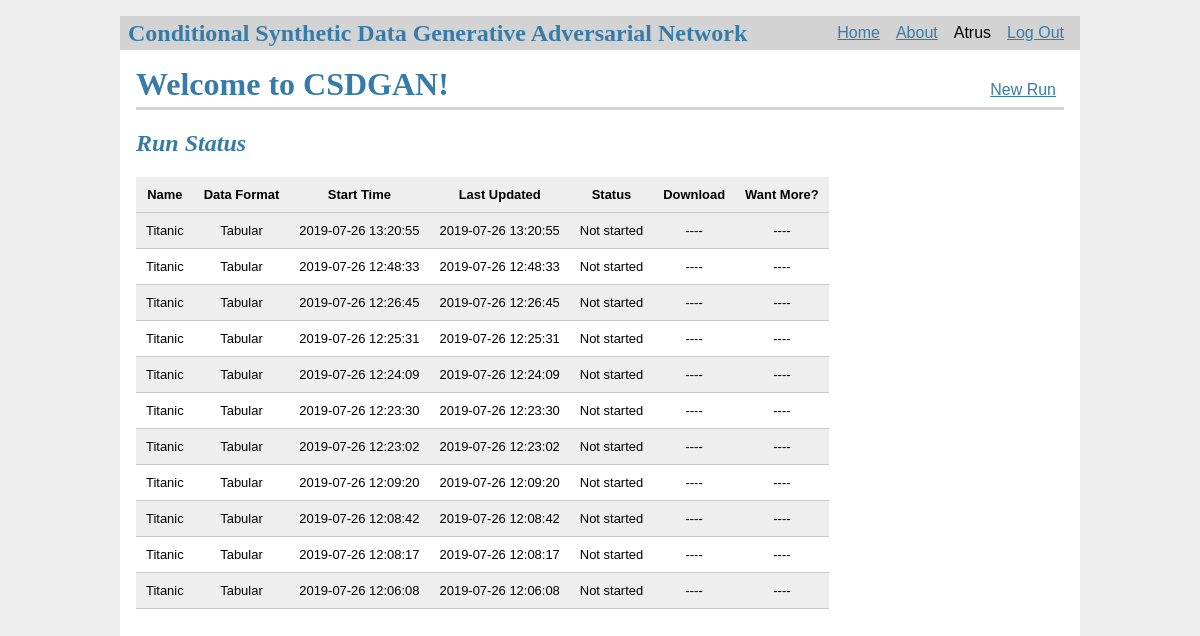
Page / (signed in) on the earlier database version.
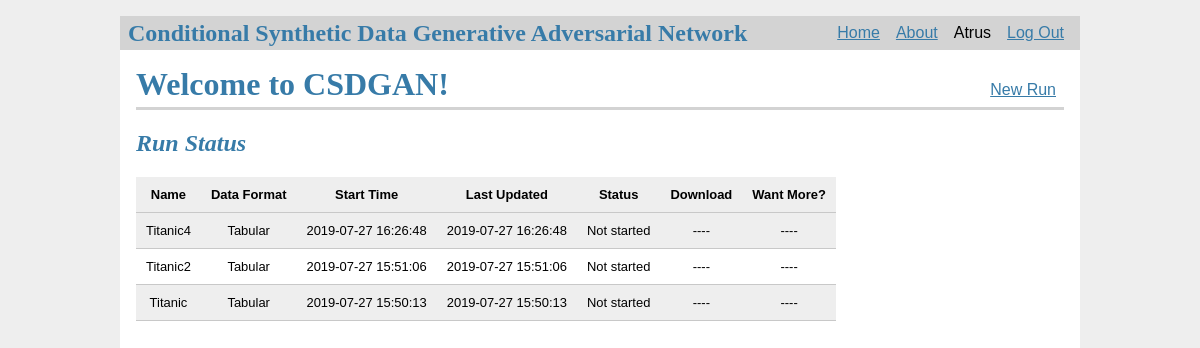
Same page on the later database version.
### tables this page shows
CREATE TABLE user (
  id INTEGER PRIMARY KEY AUTOINCREMENT,
  username TEXT UNIQUE NOT NULL,
  password TEXT NOT NULL,
  last_login TIMESTAMP NOT NULL,
  num_logins INTEGER NOT NULL
);

CREATE TABLE run (
  id INTEGER PRIMARY KEY AUTOINCREMENT,
  title TEXT NOT NULL,
  user_id INTEGER NOT NULL,
  start_time TIMESTAMP NOT NULL DEFAULT CURRENT_TIMESTAMP,
  end_time TIMESTAMP,
  format TEXT NOT NULL,
  filesize INTEGER NOT NULL,
  FOREIGN KEY (user_id) REFERENCES user (id)
);

### src/home.py (the view)
@bp.route('/')
def index():
    if g.user:
        runs = query_all_runs(session['user_id'])
        if len(runs) > 0:
            return render_template('home/index.html', runs=runs, logged_in=True)
        else:
            return render_template('home/index.html', logged_in=True)
    else:
        return render_template('home/index.html', logged_in=False)

### src/auth.py (called while the page is built)
@bp.before_app_request
def load_logged_in_user():
    user_id = session.get('user_id')
    if user_id is None:
        g.user = None
    else:
        g.user = get_db().execute(
            'SELECT * FROM user WHERE id = ?', (user_id,)
        ).fetchone()

### src/db.py (called while the page is built)
def get_db():
    if 'db' not in g:
        g.db = sqlite3.connect(
            current_app.config['DATABASE'],
            detect_types=sqlite3.PARSE_DECLTYPES
        )
        g.db.row_factory = sqlite3.Row
    return g.db

def query_all_runs(user_id):
    result = get_db().execute(
        'SELECT run.title, run.start_time, run.format, status.update_time, status_info.descr '
        'FROM run '
        'LEFT JOIN ('
        '   SELECT a.run_id, a.status_id, a.update_time FROM status as a '
        '   INNER JOIN ('
        '       SELECT run_id, max(status_id) as status_id FROM status GROUP BY run_id'
        '   ) as b on a.run_id = b.run_id and a.status_id = b.status_id'
        ') as status on run.id = status.run_id '
        'LEFT JOIN status_info on status.status_id = status_info.id '
        'WHERE run.user_id = ? '
        'ORDER BY status.update_time DESC',
        (user_id,)
    ).fetchall()
    return result

### src/templates/home/index.html
{% extends 'base.html' %}
{% block header %}
<h1>{% block title %}Welcome to CSDGAN!{% endblock %}</h1>
{% if g.user %}
<a class="action" href="{{ url_for('home.create') }}">New Run</a>
{% endif %}
{% endblock %}
{% block content %}
<h2>Run Status</h2>
{% if not logged_in %}
<p>It doesn't look like you are logged in yet. <a href="{{ url_for('auth.login') }}">Click here</a> to log in or
    <a href="{{ url_for('auth.register') }}">here</a> to register if you haven't already.</p>
{% elif runs is not defined %}
<p>It doesn't look like you have any runs yet. <a href="{{ url_for('home.create') }}">Click here</a> to get started!</p>
{% else %}
<table border="1" class="dataframe">
    <thead>
    <tr style="text-align: right;">
        <th>Name</th>
        <th>Data Format</th>
        <th>Start Time</th>
        <th>Last Updated</th>
        <th>Status</th>
        <th>Download</th>
        <th>Want More?</th>
    </tr>
    </thead>
    <tbody>
    {% for run in runs %}
    <tr>
        <td>{{ run.title }}</td>
        <td>{{ run.format }}</td>
        <td>{{ run.start_time }}</td>
        <td>{{ run.update_time }}</td>
        <td>{{ run.descr }}</td>
        {% if 'Data available' in run.descr %}
        <td>Download Data</td>
        <td>Generate More Data</td>
        {% else %}
        <td>----</td>
        <td>----</td>
        {% endif %}
    </tr>
    {% endfor %}
    </tbody>
</table>
{% endif %}
{% endblock %}

### src/templates/base.html (shortened to what this page needs)
<!doctype html>
<link rel="stylesheet" href="{{ url_for('static', filename='style.css') }}">
<nav>
    <h1>Conditional Synthetic Data Generative Adversarial Network</h1>
    <ul>
        <li><a href="{{ url_for('home.index') }}">Home</a>
        <li><a href="{{ url_for('about.about') }}">About</a>
            {% if g.user %}
        <li><span>{{ g.user['username'] }}</span>
        <li><a href="{{ url_for('auth.logout') }}">Log Out</a>
            {% else %}
        <li><a href="{{ url_for('auth.register') }}">Register</a>
        <li><a href="{{ url_for('auth.login') }}">Log In</a>
            {% endif %}
    </ul>
</nav>
<section class="content">
    <header>
        {% block header %}{% endblock %}
    </header>
    {% block content %}{% endblock %}
</section>

### src/static/style.css (style rules this page uses)
a, h1, h2 { color: #377ba8; }
h1, h2 { font-family: serif; margin 1rem 0; }
h1 { font-size: xx-large; }
h2 { font-size: x-large; font-style: italic; }
nav { background: lightgray; display: flex; align-items: center; padding: 0 0.5rem; }
nav h1 { flex: auto; margin: 0; font-size: x-large }
nav ul { display: flex; list-style: none; margin: 0; padding: 0; white-space:nowrap; }
nav ul li a, nav ul li span, header .action { display: block; padding: 0.5rem; }
.content { padding: 0 1rem 1rem; }
.content > header { border-bottom: 3px solid lightgray; display: flex; align-items: flex-end; }
.content > header h1 { flex: auto; margin: 1rem 0 0.25rem 0; }
.content:last-child { margin-bottom: 0; }
table.dataframe, .dataframe th, .dataframe td { border: none; border-bottom: 1px solid #C8C8C8; border-collapse: collapse; text-align:center; padding: 10px; margin-bottom: 40px; font-size: 0.9em; }
tr:nth-child(odd) { background-color:#eee; }
tr:nth-child(even) { background-color:#fff; }

Differences in the rows shown:
removed run: title "Titanic", format "Tabular", start_time "2019-07-26 13:20:55", update_time "2019-07-26 13:20:55", descr "Not started"
removed run: title "Titanic", format "Tabular", start_time "2019-07-26 12:48:33", update_time "2019-07-26 12:48:33", descr "Not started"
removed run: title "Titanic", format "Tabular", start_time "2019-07-26 12:26:45", update_time "2019-07-26 12:26:45", descr "Not started"
removed run: title "Titanic", format "Tabular", start_time "2019-07-26 12:25:31", update_time "2019-07-26 12:25:31", descr "Not started"
removed run: title "Titanic", format "Tabular", start_time "2019-07-26 12:24:09", update_time "2019-07-26 12:24:09", descr "Not started"
removed run: title "Titanic", format "Tabular", start_time "2019-07-26 12:23:30", update_time "2019-07-26 12:23:30", descr "Not started"
removed run: title "Titanic", format "Tabular", start_time "2019-07-26 12:23:02", update_time "2019-07-26 12:23:02", descr "Not started"
removed run: title "Titanic", format "Tabular", start_time "2019-07-26 12:09:20", update_time "2019-07-26 12:09:20", descr "Not started"
changed run: title "Titanic" → "Titanic4"; start_time "2019-07-26 12:08:42" → "2019-07-27 16:26:48"; update_time "2019-07-26 12:08:42" → "2019-07-27 16:26:48"
changed run: title "Titanic" → "Titanic2"; start_time "2019-07-26 12:08:17" → "2019-07-27 15:51:06"; update_time "2019-07-26 12:08:17" → "2019-07-27 15:51:06"
changed run "Titanic": start_time "2019-07-26 12:06:08" → "2019-07-27 15:50:13"; update_time "2019-07-26 12:06:08" → "2019-07-27 15:50:13"
